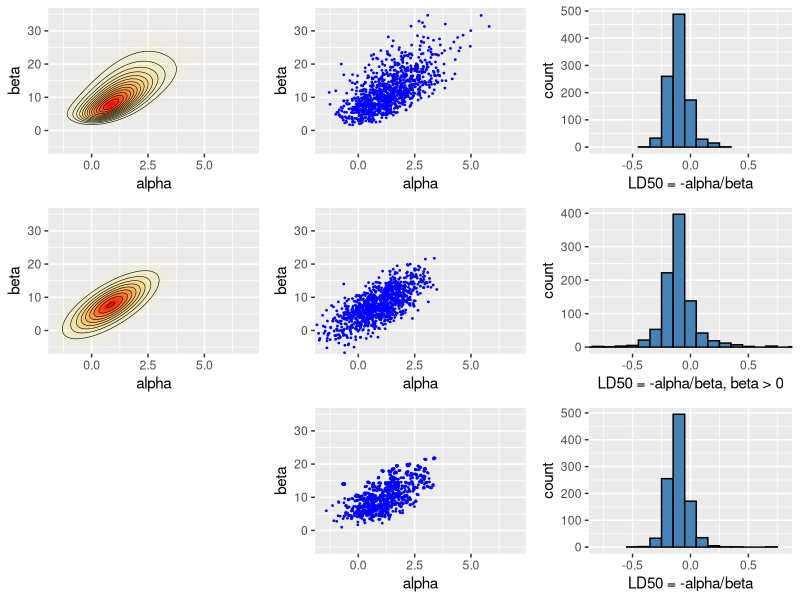

Write the R code that produced this figure.
#' ---
#' title: "Bayesian data analysis demo 10.3"
#' author: "Aki Vehtari, Markus Paasiniemi"
#' date: "`r format(Sys.Date())`"
#' ---

#' ## Importance sampling with Normal distribution as a proposal for Bioassay model
#'

#' ggplot2, grid, and gridExtra are used for plotting, tidyr for
#' manipulating data frames
#+ setup, message=FALSE, error=FALSE, warning=FALSE
library(ggplot2)
library(gridExtra)
library(grid)
library(tidyr)
library(MASS)
library(loo)

#' Bioassay data, (BDA3 page 86)
df1 <- data.frame(
  x = c(-0.86, -0.30, -0.05, 0.73),
  n = c(5, 5, 5, 5),
  y = c(0, 1, 3, 5)
)

#' ### Grid sampling for Bioassay model.

#' Compute the posterior density in a grid
#' 
#' - usually should be computed in logarithms!
#' - with alternative prior, check that range and spacing of A and B
#'   are sensible
A = seq(-1.5, 7, length.out = 100)
B = seq(-5, 35, length.out = 100)
# make vectors that contain all pairwise combinations of A and B
cA <- rep(A, each = length(B))
cB <- rep(B, length(A))
# a helper function to calculate the log likelihood
logl <- function(df, a, b)
  df['y']*(a + b*df['x']) - df['n']*log1p(exp(a + b*df['x']))
# calculate likelihoods: apply logl function for each observation
# ie. each row of data frame of x, n and y
p <- apply(df1, 1, logl, cA, cB) %>% rowSums() %>% exp()

#' Sample from the grid (with replacement)
nsamp <- 1000
samp_indices <- sample(length(p), size = nsamp,
                       replace = T, prob = p/sum(p))
samp_A <- cA[samp_indices[1:nsamp]]
samp_B <- cB[samp_indices[1:nsamp]]
# add random jitter, see BDA3 p. 76
samp_A <- samp_A + runif(nsamp, (A[1] - A[2])/2, (A[2] - A[1])/2)
samp_B <- samp_B + runif(nsamp, (B[1] - B[2])/2, (B[2] - B[1])/2)

#' Compute LD50 for all draws
samp_ld50 <- -samp_A/samp_B

#' Create a plot of the posterior density
# limits for the plots
xl <- c(-1.5, 7)
yl <- c(-5, 35)
pos <- ggplot(data = data.frame(cA ,cB, p), aes(x = cA, y = cB)) +
  geom_raster(aes(fill = p, alpha = p), interpolate = T) +
  geom_contour(aes(z = p), colour = 'black', size = 0.2) +
  coord_cartesian(xlim = xl, ylim = yl) +
  labs(x = 'alpha', y = 'beta') +
  scale_fill_gradient(low = 'yellow', high = 'red', guide = F) +
  scale_alpha(range = c(0, 1), guide = F)

#' Plot of the samples
sam <- ggplot(data = data.frame(samp_A, samp_B)) +
  geom_point(aes(samp_A, samp_B), color = 'blue', size = 0.3) +
  coord_cartesian(xlim = xl, ylim = yl) +
  labs(x = 'alpha', y = 'beta')

#' Plot of the histogram of LD50
his <- ggplot() +
  geom_histogram(aes(samp_ld50), binwidth = 0.1,
                 fill = 'steelblue', color = 'black') +
  coord_cartesian(xlim = c(-0.8, 0.8)) +
  labs(x = 'LD50 = -alpha/beta')

#' ### Normal approximation for Bioassay model.

#' Define the function to be optimized
bioassayfun <- function(w, df) {
  z <- w[1] + w[2]*df$x
  -sum(df$y*(z) - df$n*log1p(exp(z)))
}

#' Optimize
w0 <- c(0,0)
optim_res <- optim(w0, bioassayfun, gr = NULL, df1, hessian = T)
w <- optim_res$par
S <- solve(optim_res$hessian)

#' Multivariate normal probability density function
dmvnorm <- function(x, mu, sig)
  exp(-0.5*(length(x)*log(2*pi) + log(det(sig)) + (x-mu)%*%solve(sig, x-mu)))

#' Evaluate likelihood at points (cA,cB) 
#' this is just for illustration and would not be needed otherwise
p <- apply(cbind(cA, cB), 1, dmvnorm, w, S)

#' Sample from the multivariate normal 
samp_norm <- mvrnorm(nsamp, w, S)

#' Samples of LD50 conditional beta > 0:
#' Normal approximation does not take into account that the posterior
#' is not symmetric and that there is very low density for negative
#' beta values. Based on the draws from the normal approximation
#' is is estimated that there is about 5% probability that beta is negative!
bpi <- samp_norm[,2] > 0
samp_norm_ld50 <- -samp_norm[bpi,1]/samp_norm[bpi,2]

#' Create a plot of the posterior density
pos_norm <- ggplot(data = data.frame(cA ,cB, p), aes(x = cA, y = cB)) +
  geom_raster(aes(fill = p, alpha = p), interpolate = T) +
  geom_contour(aes(z = p), colour = 'black', size = 0.2) +
  coord_cartesian(xlim = xl, ylim = yl) +
  labs(x = 'alpha', y = 'beta') +
  scale_fill_gradient(low = 'yellow', high = 'red', guide = F) +
  scale_alpha(range = c(0, 1), guide = F)

#' Plot of the samples
sam_norm <- ggplot(data = data.frame(samp_A=samp_norm[,1], samp_B=samp_norm[,2])) +
  geom_point(aes(samp_A, samp_B), color = 'blue', size = 0.3) +
  coord_cartesian(xlim = xl, ylim = yl) +
  labs(x = 'alpha', y = 'beta')

#' Plot of the histogram of LD50
his_norm <- ggplot() +
  geom_histogram(aes(samp_norm_ld50), binwidth = 0.1,
                 fill = 'steelblue', color = 'black') +
  coord_cartesian(xlim = c(-0.8, 0.8)) +
  labs(x = 'LD50 = -alpha/beta, beta > 0')

#' ### Importance sampling for Bioassay model.
 
#' Multivariate normal log probability density function
ldmvnorm <- function(x, mu, sig)
(-0.5*(length(x)*log(2*pi) + log(det(sig)) + (x-mu)%*%solve(sig, x-mu)))
#' Log importance ratios (working in log scale is numerically more stable)
lg <- apply(samp_norm, 1, ldmvnorm, w, S)
lp <- apply(df1, 1, logl, samp_norm[,1], samp_norm[,2]) %>% rowSums()
lw <- lp-lg
#' Pareto smoothed importance sampling
#' [(Vehtari et al, 2017)](https://arxiv.org/abs/1507.02646)
psis <- psislw(lw)
pis <- exp(psis$lw_smooth)
#' Pareto diagnostics. k<0.7 is ok.
#' [(Vehtari et al, 2017)](https://arxiv.org/abs/1507.02646)
print(psis$pareto_k)

#' Importance sampling weights could be used to weight different
#' expectations directly, but for visualisation and easy computation
#' of LD50 histogram, we use resampling importance sampling.
samp_indices <- sample(length(pis), size = nsamp,
                       replace = T, prob = pis)
rissamp_A <- samp_norm[samp_indices,1]
rissamp_B <- samp_norm[samp_indices,2]
# add random jitter, see BDA3 p. 76
rissamp_A <- rissamp_A + runif(nsamp, (A[1] - A[2])/2, (A[2] - A[1])/2)
rissamp_B <- rissamp_B + runif(nsamp, (B[1] - B[2])/2, (B[2] - B[1])/2)
# samples of LD50 
rissamp_ld50 <- -rissamp_A/rissamp_B

#' Plot of the samples
sam_ris <- ggplot(data = data.frame(rissamp_A, rissamp_B)) +
  geom_point(aes(rissamp_A, rissamp_B), color = 'blue', size = 0.3) +
  coord_cartesian(xlim = xl, ylim = yl) +
  labs(x = 'alpha', y = 'beta')

#' Plot of the histogram of LD50
his_ris <- ggplot() +
  geom_histogram(aes(rissamp_ld50), binwidth = 0.1,
                 fill = 'steelblue', color = 'black') +
  coord_cartesian(xlim = c(-0.8, 0.8)) +
  labs(x = 'LD50 = -alpha/beta')

#' Combine the plots. Top: grid sampling, middle: normal
#' approximation, bottom: importance sampling.
#+ blank, fig.show='hide'
blank <- grid.rect(gp=gpar(col="white"))
#+ combined
grid.arrange(pos, sam, his, pos_norm, sam_norm, his_norm, blank, sam_ris, his_ris, ncol=3)
